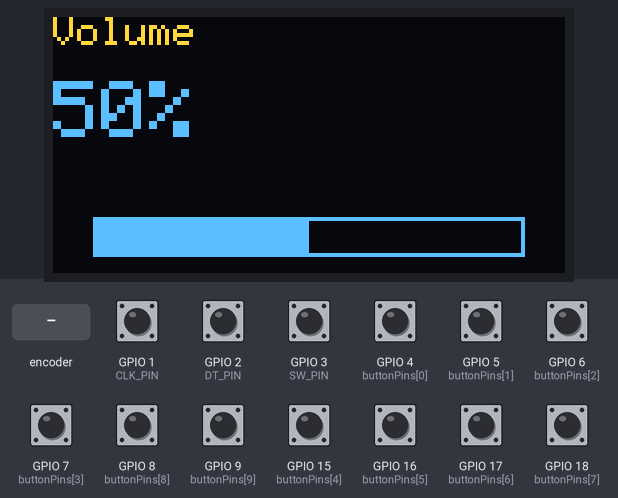
A program run on a simulated ESP32-S3. Parts: 128×64 one-colour display. Inputs (shaded band) come from the test bench; at power-on: GPIO 1 (CLK_PIN), GPIO 2 (DT_PIN), GPIO 3 (SW_PIN), GPIO 4 (buttonPins[0]), GPIO 5 (buttonPins[1]), GPIO 6 (buttonPins[2]), GPIO 7 (buttonPins[3]), GPIO 8 (buttonPins[8]), GPIO 9 (buttonPins[9]), GPIO 15 (buttonPins[4]), GPIO 16 (buttonPins[5]), GPIO 17 (buttonPins[6]), GPIO 18 (buttonPins[7]) HIGH. The OLED is the two-colour kind (top 16 rows yellow).

Above: at 1.2 s.
1.3 s: rotary encoder on GPIO 1 (CLK_PIN) / GPIO 2 (DT_PIN) turned 3 steps (first pin leading)
At 3.0 s:
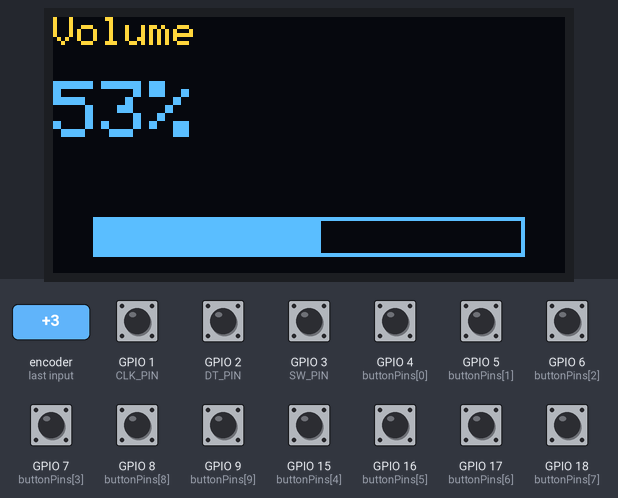
3.4 s: GPIO 3 (SW_PIN) pulled LOW for 0.15 s
At 4.2 s:
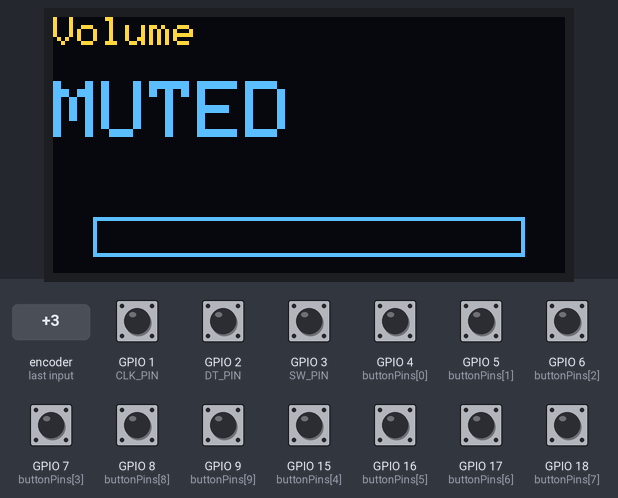
5.0 s: GPIO 3 (SW_PIN) pulled LOW for 1 s
At 6.3 s:
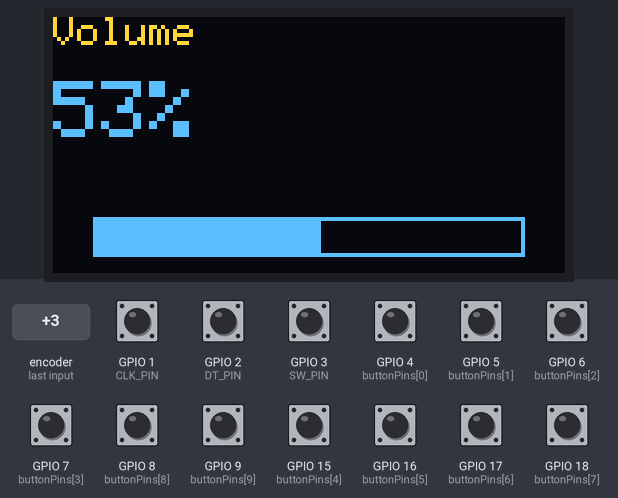
9.1 s: rotary encoder on GPIO 1 (CLK_PIN) / GPIO 2 (DT_PIN) turned 1 step (first pin leading)
At 9.6 s:
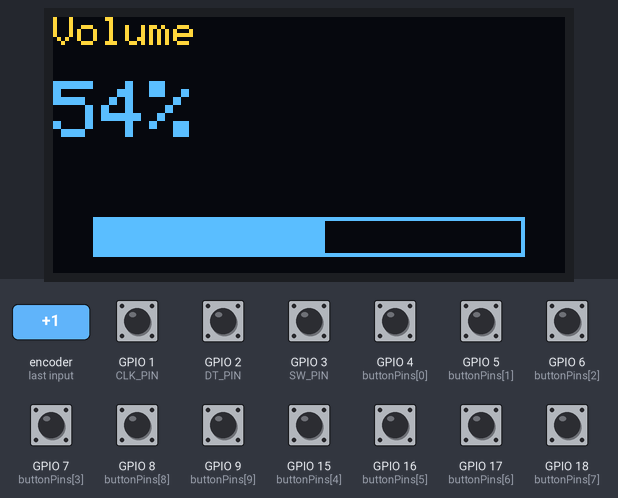
Timing chart, 0 to 11.8 s (numbered marks = the images above; inputs shaded):
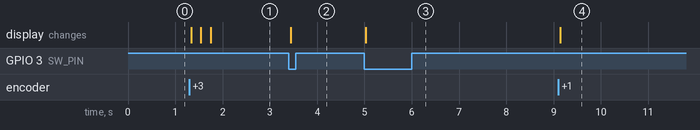

Measured:
- after the input at 1.3 s, the display: first changes at once (image 1 shows a later state)
- after the input at 3.4 s, the display: changes at once (image 2)
- after the input at 5.0 s, the display: changes at once (image 3)
- after the input at 9.1 s, the display: changes at once (image 4)

The program:

main.cpp
```cpp
#include <Arduino.h>
#include "buttons.h"
#include "encoder.h"
#include "display.h"
#include "config.h"
#include "state.h"
MacropadState state;


// Used so we only redraw when needed
bool screenNeedsUpdate = true;


void setup() {

  Serial.begin(115200);

  encoderInit();
  buttonsInit();
  displayInit();


  drawVolumeScreen();
}

void loop() {

    encoderUpdate();
    buttonsUpdate();

    if (encoderMovedClockwise()) {

        if (state.volume < 100) {
            state.volume++;
            screenNeedsUpdate = true;
        }

    }

    if (encoderMovedCounterClockwise()) {

        if (state.volume > 0) {
            state.volume--;
            screenNeedsUpdate = true;
        }

    }

    if (encoderButtonPressed()) {

        state.muted = !state.muted;
        screenNeedsUpdate = true;

    }

    for (int i = 0; i < NUM_BUTTONS; i++) {

    if (buttonPressed(i)) {

        Serial.print("Button ");
        Serial.print(i + 1);
        Serial.println(" pressed");

    }


    if (screenNeedsUpdate) {

        drawVolumeScreen();
        screenNeedsUpdate = false;

    }

    delay(2);

}
}
```

buttons.h
```cpp
#ifndef BUTTONS_H
#define BUTTONS_H

void buttonsInit();
void buttonsUpdate();

bool buttonPressed(int index);

#endif
```

display.h
```cpp
#ifndef DISPLAY_H
#define DISPLAY_H

#include <Adafruit_SSD1306.h>

// The OLED display object (defined in display.cpp)
extern Adafruit_SSD1306 display;

// Initializes the OLED
void displayInit();

// Draws the volume screen
void drawVolumeScreen();

#endif
```

encoder.h
```cpp
#ifndef ENCODER_H
#define ENCODER_H

void encoderInit();
void encoderUpdate();

bool encoderMovedClockwise();
bool encoderMovedCounterClockwise();
bool encoderButtonPressed();

#endif
```

state.h
```cpp
#ifndef STATE_H
#define STATE_H

struct MacropadState {

  int volume = 50;

  bool muted = false;

};

extern MacropadState state;

#endif
```

actions.cpp
```cpp

```

buttons.cpp
```cpp
#include "buttons.h"

#include <Arduino.h>
#include "config.h"

static bool previousState[NUM_BUTTONS];
static bool pressedEvent[NUM_BUTTONS];

void buttonsInit() {

    for (int i = 0; i < NUM_BUTTONS; i++) {

        pinMode(buttonPins[i], INPUT_PULLUP);

        previousState[i] = digitalRead(buttonPins[i]);

        pressedEvent[i] = false;

    }

}

void buttonsUpdate() {

    for (int i = 0; i < NUM_BUTTONS; i++) {

        bool currentState = digitalRead(buttonPins[i]);

        pressedEvent[i] = false;

        if (previousState[i] == HIGH && currentState == LOW) {
            pressedEvent[i] = true;
        }

        previousState[i] = currentState;

    }

}

bool buttonPressed(int index) {

    if (index < 0 || index >= NUM_BUTTONS)
        return false;

    return pressedEvent[index];

}
```

display.cpp
```cpp
#include "display.h"

#include <Wire.h>
#include <Adafruit_GFX.h>
#include <Adafruit_SSD1306.h>

#include "config.h"
#include "state.h"

Adafruit_SSD1306 display(OLED_WIDTH, OLED_HEIGHT, &Wire, -1);

void displayInit() {

    Wire.begin(OLED_SDA, OLED_SCL);

    if (!display.begin(SSD1306_SWITCHCAPVCC, 0x3C)) {
        while (true);
    }

}

void drawVolumeScreen() {

    display.clearDisplay();

    // Title
    display.setTextSize(1);
    display.setCursor(0, 0);
    display.print("Volume");

    // Percentage
    display.setTextSize(2);
    display.setCursor(0, 16);

    if (state.muted) {
        display.print("MUTED");
    } else {
        display.print(state.volume);
        display.print("%");
    }

    display.drawRect(10, 50, 108, 10, SSD1306_WHITE);

    int barWidth = map(state.volume, 0, 100, 0, 106);

    if (!state.muted) {
        display.fillRect(11, 51, barWidth, 8, SSD1306_WHITE);
    }

    display.display();

}
```

encoder.cpp
```cpp
#include "encoder.h"

#include <Arduino.h>
#include "config.h"

static int lastCLKState;
static bool lastButtonState = HIGH;

static bool clockwiseEvent = false;
static bool counterClockwiseEvent = false;
static bool buttonEvent = false;

void encoderInit() {

    pinMode(CLK_PIN, INPUT_PULLUP);
    pinMode(DT_PIN, INPUT_PULLUP);
    pinMode(SW_PIN, INPUT_PULLUP);

    lastCLKState = digitalRead(CLK_PIN);

}

void encoderUpdate() {

    clockwiseEvent = false;
    counterClockwiseEvent = false;
    buttonEvent = false;

    int currentCLK = digitalRead(CLK_PIN);

    if (currentCLK != lastCLKState && currentCLK == LOW) {

        if (digitalRead(DT_PIN) != currentCLK) {
            clockwiseEvent = true;
        } else {
            counterClockwiseEvent = true;
        }

    }

    lastCLKState = currentCLK;

    bool currentButtonState = digitalRead(SW_PIN);

    if (lastButtonState == HIGH && currentButtonState == LOW) {
        buttonEvent = true;
    }

    lastButtonState = currentButtonState;

}

bool encoderMovedClockwise() {
    return clockwiseEvent;
}

bool encoderMovedCounterClockwise() {
    return counterClockwiseEvent;
}

bool encoderButtonPressed() {
    return buttonEvent;
}
```

config.h
```cpp
#ifndef CONFIG_H
#define CONFIG_H

// ----------------------
// Encoder
// ----------------------
const int CLK_PIN = 1;
const int DT_PIN  = 2;
const int SW_PIN  = 3;

// ----------------------
// OLED
// ----------------------
const int OLED_SDA = 11;
const int OLED_SCL = 12;

constexpr int OLED_WIDTH = 128;
constexpr int OLED_HEIGHT = 64;

// ----------------------
// Buttons
// ----------------------
const int NUM_BUTTONS = 10;

const int buttonPins[NUM_BUTTONS] = {
  4,
  5,
  6,
  7,
  15,
  16,
  17,
  18,
  8,
  9
};

#endif
```
